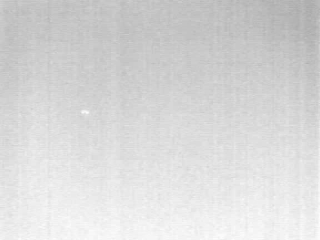
%> input picture images/seq1/1.bmp, 320 x 240 px; its folder holds only this picture in this run
$ octave main.m   (GNU Octave 9; MATLAB toolbox functions it lacks are replaced by stand-ins)
%> lines starting %> are read from the running program, lines starting %| are printed output that depends on the picture; in (x1, y1, x2, y2) boxes, pixels count from 0 and x2, y2 are one past the last pixel; in counts of white or black regions, pixels touching at a corner belong together; the program's own positions count from 1
### bwfunc.m
function bw = bwfunc(re)
mm = 1;
m =mean2(re);
s = std2(re);
maxv = max(re(:));
switch mm
    case 1
        T = m + 0.5*(maxv - m);
    case 2
        ratio = 0.6;
        T = ratio * maxv;
    case 3
        ratio = 1;
        T = m+ ratio*s;
end
bw = re> T;
end

### main.m
clc;
clear;
close all;

imgpath = 'images/seq1/';
saveDir = 'results/seq1/';
if ~exist(saveDir, 'dir'), mkdir(saveDir); end


imgDir = dir([imgpath '*.bmp']);
len = length(imgDir);
for mm = 1:len
    img(:,:,mm) = imread([imgpath num2str(mm) '.bmp']);
%> img is the input picture: size 240x320 uint8; min 169, max 253, mean 215.9
end
img = double(img)/255;
%> img: size 240x320 double

a = 2*std(img,0,3);
%> a: size 240x320 double; every value is 0
b = 0.8*4*a.^3/27;
h = 1.5;
Iter = 20;
lambda = 0.01;

for ii = 1:len
    ori = img(:,:,ii);
    aver = mean(ori);
    re = zeros(size(ori));

    for kk = 1:Iter
        % 随机共振项
        resonance = a .* re - b .* re.^3 + ori - aver;

        % TV项
        [gradX, gradY] = gradient(re);
        tv_term = divergence(gradX, gradY);

        re = re + h * (resonance - lambda * tv_term);
    end

    re = re + aver;
    imwrite(bwfunc(re-ori), [saveDir, num2str(ii),'.bmp']);
end
%> this loop made 1 pass
%> (m in bwfunc, s in bwfunc, maxv in bwfunc, T in bwfunc) on pass 1: (-7.38e-05, 1.92, 4.37, 2.18)
%> pass 1, `re = re + aver;`:
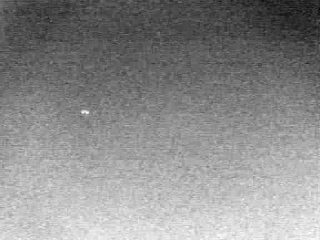
%> re: size 240x320 double; min -4.62, max 5.34, mean 0.847; drawn with min black and max white
%> pass 1, in bwfunc, `bw = re> T;`:
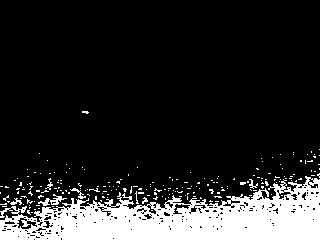
%> bw: size 240x320 logical; 16.3% white; 209 white regions (202 under 20 px), largest, box (x1, y1, x2, y2) and area: (0, 176, 320, 240) 11495, (38, 194, 67, 206) 119, (70, 188, 86, 199) 49
